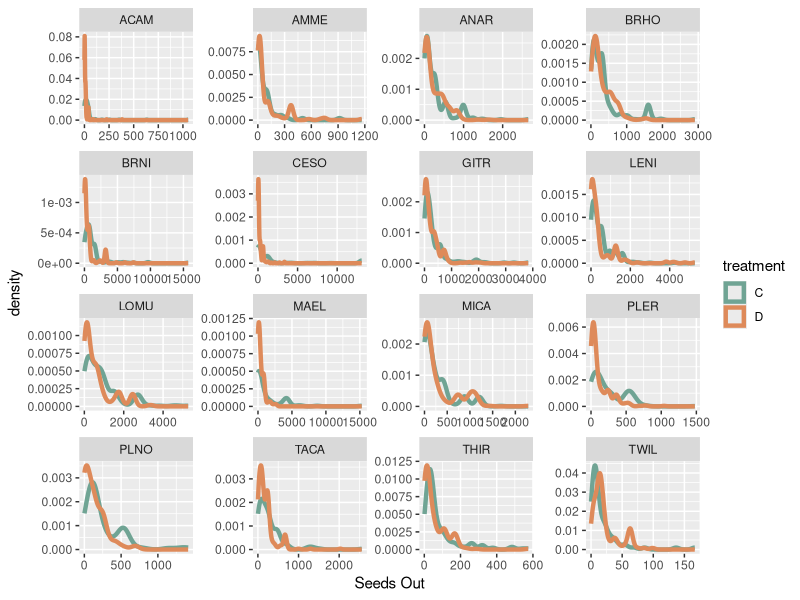
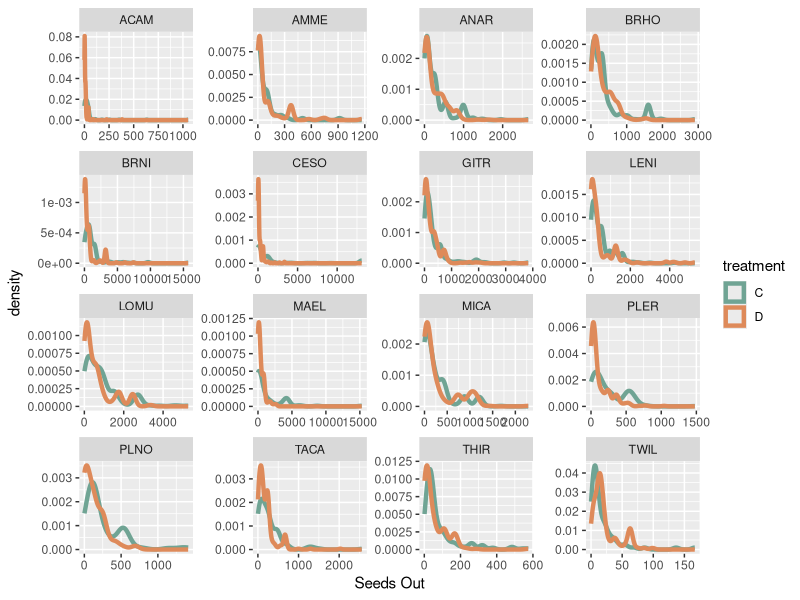

Reproduce these figures in R, in order.
library(tidyverse)

model.dat <- read.csv("data/model_dat.csv")



model.sum <- model.dat %>%
  group_by()


ggplot(model.dat[!model.dat$phyto %in% c("AVBA", "CLPU"),], aes(x=phyto.seed.out, color = treatment)) + 
  geom_density(linewidth=1.5) +
  facet_wrap(~phyto, scales = "free") +
  scale_color_manual(values = c("#70a494", "#de8a5a")) +
  xlab("Seeds Out")

ggsave("data_checks/preliminary_figures/seeds_out.png", width = 10, height = 8)
